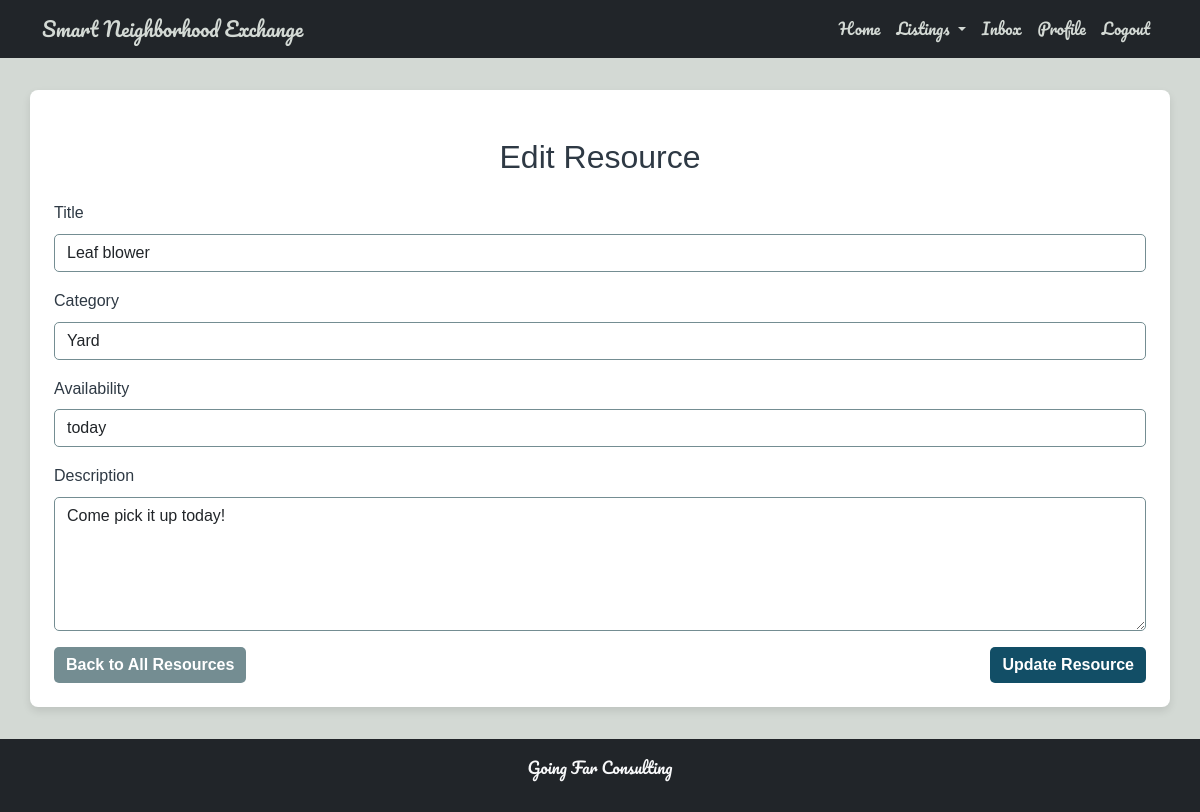
The app's page /resource/1/edit (signed in) with its own data.
### tables this page shows
CREATE TABLE resources (
            resource_id INTEGER PRIMARY KEY AUTOINCREMENT,
            user_id INTEGER NOT NULL,
            title TEXT NOT NULL,
            description TEXT,
            images TEXT,
            category TEXT,
            availability TEXT,
            date_posted TEXT NOT NULL,
            FOREIGN KEY (user_id) REFERENCES users (id) ON DELETE CASCADE
        );

### app.py (the view, shortened to what this page needs)
@app.route('/resource/<int:id>/edit', methods=['GET', 'POST'])
def edit_resource(id):
    user_id = session.get('user_id')
    if user_id is None:
        flash("You must be logged in to edit resources.", "error")
        return redirect(url_for('login'))
    resource = get_resource_by_id(id)
    if resource is None:
        flash("Resource not found.", "error")
        return redirect(url_for('list_resources'))
    if resource['user_id'] != user_id:
        flash("You are not authorized to edit this resource.", "error")
        return redirect(url_for('list_resources'))
    return render_template('edit_resource.html', resource=resource)

### app.py (called while the page is built)
@app.before_request
def initialize_database():
    init_db()

@app.teardown_appcontext
def shutdown_session(exception=None):
    close_db()

### database.py (called while the page is built)
def get_db():
    if 'db' not in g:
        g.db = sqlite3.connect(DATABASE)
        g.db.row_factory = sqlite3.Row
    return g.db

def get_resource_by_id(resource_id):
    return get_db().execute("SELECT * FROM resources WHERE resource_id = ?", (resource_id,)).fetchone()

### templates/edit_resource.html (shortened to what this page needs)
{% extends "base.html" %}
{% block content %}
<div class="container mt-4">
    <h2 class="mb-4 text-center">Edit Resource</h2>
    <form action="{{ url_for('edit_resource', id=resource.resource_id) }}" method="POST" class="needs-validation" novalidate>
        <div class="mb-3">
            <label for="title" class="form-label">Title</label>
            <input type="text" id="title" name="title" class="form-control" value="{{ resource.title }}" required>
        </div>
        <div class="mb-3">
            <label for="category" class="form-label">Category</label>
            <input type="text" id="category" name="category" class="form-control" value="{{ resource.category }}" required>
        </div>
        <div class="mb-3">
            <label for="availability" class="form-label">Availability</label>
            <input type="text" id="availability" name="availability" class="form-control" value="{{ resource.availability }}" required>
        </div>
        <div class="mb-3">
            <label for="description" class="form-label">Description</label>
            <textarea id="description" name="description" class="form-control" rows="5">{{ resource.description }}</textarea>
        </div>
        <div class="d-flex justify-content-between">
            <a href="{{ url_for('list_resources') }}" class="btn btn-secondary">Back to All Resources</a>
            <button type="submit" class="btn btn-primary">Update Resource</button>
        </div>
    </form>
</div>
{% endblock %}

### static/style.css (style rules this page uses)
* { margin: 0; padding: 0; box-sizing: border-box; }
body { font-family: Arial, sans-serif; line-height: 1.6; color: #2E3944; background-color: #D3D9D4; }
button, .btn { font-size: 16px; font-weight: bold; border: none; border-radius: 5px; transition: background-color 0.3s ease, color 0.3s ease; }
.btn-primary, .btn-info { background-color: #124E66; color: #FFFFFF; }
.btn-secondary { background-color: #748D92; color: #FFFFFF; }
.form-control, textarea.form-control { border-radius: 5px; border: 1px solid #748D92; }
textarea.form-control { resize: vertical; }

### records on screen
resources: title "Leaf blower", category "Yard", availability "today", description "Come pick it up today!"
